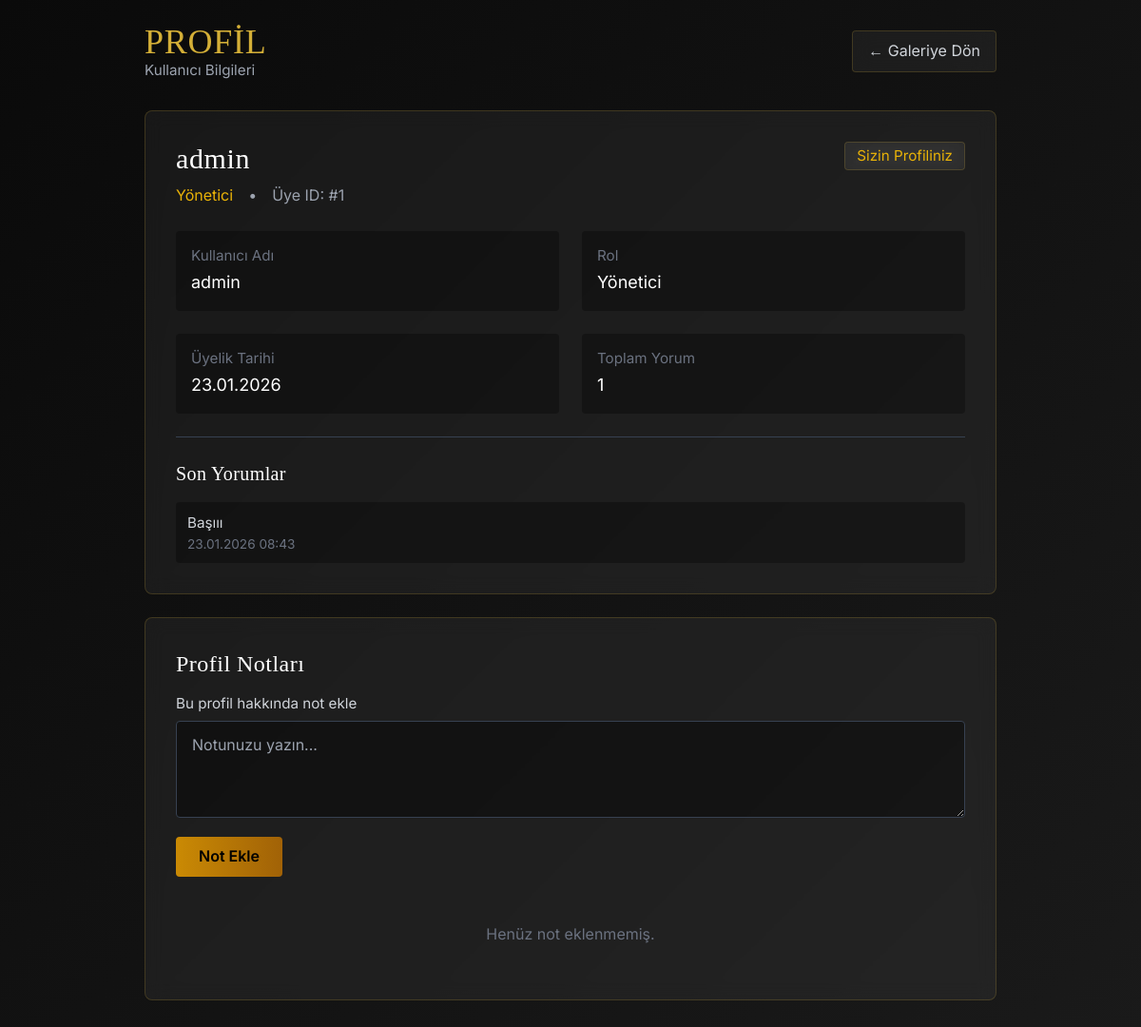
Page /pages/profile.php (signed in) on the earlier database version.
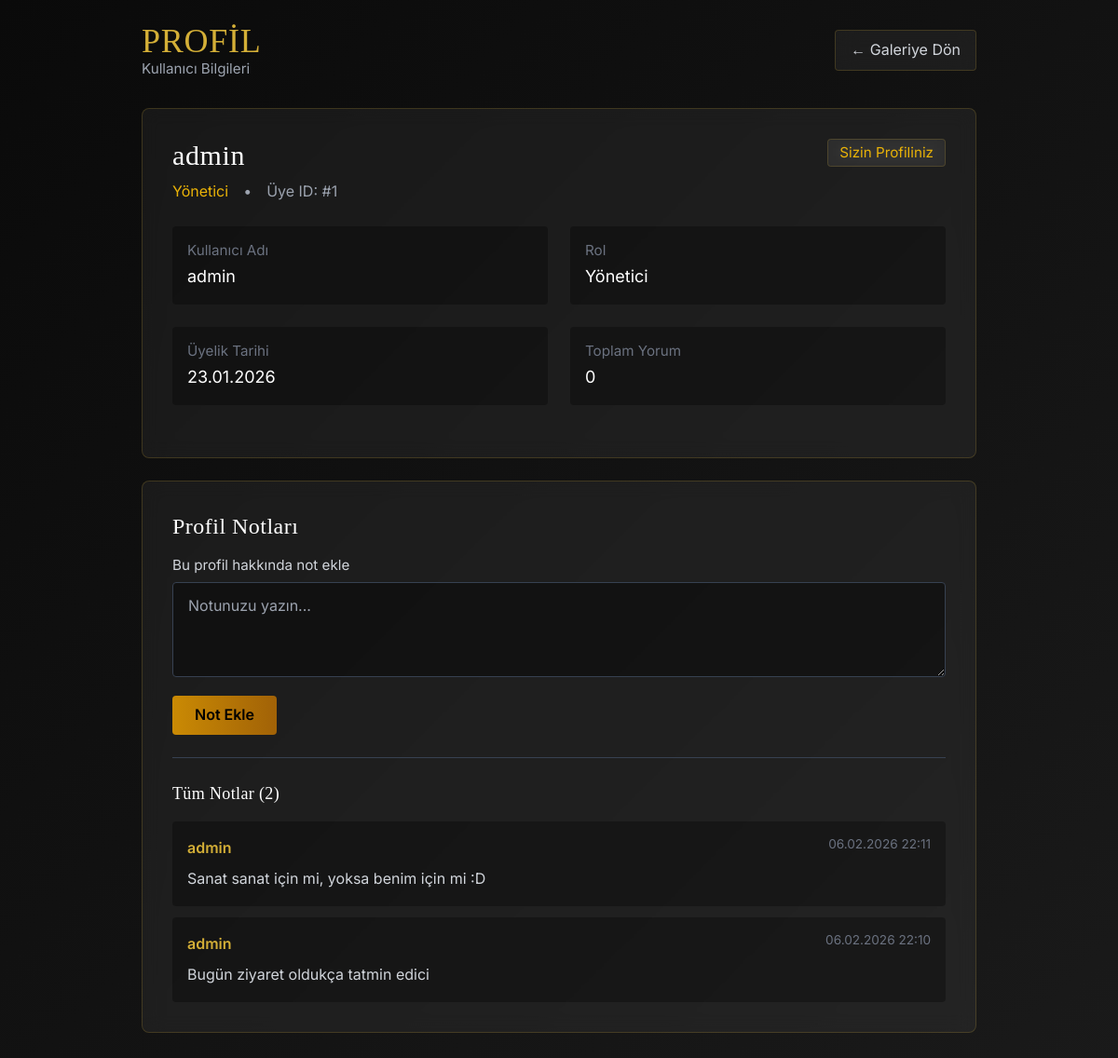
Same page on the later database version.
### tables this page shows
CREATE TABLE `users` (
  `id` int(11) NOT NULL,
  `username` varchar(50) NOT NULL,
  `password` varchar(255) NOT NULL,
  `role` varchar(20) DEFAULT 'member',
  `created_at` timestamp NOT NULL DEFAULT current_timestamp()
);

CREATE TABLE `comments` (
  `id` int(11) NOT NULL,
  `artwork_id` int(11) NOT NULL,
  `username` varchar(50) NOT NULL,
  `comment` text NOT NULL,
  `created_at` timestamp NOT NULL DEFAULT current_timestamp()
);

CREATE TABLE `profile_notes` (
  `id` int(11) NOT NULL,
  `profile_user_id` int(11) NOT NULL,
  `note_author` varchar(50) NOT NULL,
  `note` text NOT NULL,
  `created_at` timestamp NOT NULL DEFAULT current_timestamp()
);

### pages/profile.php (the view, shortened to what this page needs)
<?php
require_once '../includes/db_connect.php';
try {
    $pdo->exec("CREATE TABLE IF NOT EXISTS profile_notes (
        id INT AUTO_INCREMENT PRIMARY KEY,
        profile_user_id INT NOT NULL,
        note_author VARCHAR(50) NOT NULL,
        note TEXT NOT NULL,
        created_at TIMESTAMP DEFAULT CURRENT_TIMESTAMP
    )");
} catch(PDOException $e) {
}
$user_id = isset($_GET['id']) ? $_GET['id'] : 1;
try {
    $stmt = $pdo->prepare("SELECT id, username, role, created_at FROM users WHERE id = ?");
    $stmt->execute([$user_id]);
    $profile = $stmt->fetch(PDO::FETCH_ASSOC);
} catch(PDOException $e) {
    $error = "Profil yüklenirken hata oluştu";
}
$comments = [];
if($profile) {
    $stmt = $pdo->prepare("SELECT c.*, c.created_at FROM comments c WHERE c.username = ? ORDER BY c.created_at DESC LIMIT 10");
    $stmt->execute([$profile['username']]);
    $comments = $stmt->fetchAll(PDO::FETCH_ASSOC);
}
$profile_notes = [];
if($profile) {
    $stmt = $pdo->prepare("SELECT * FROM profile_notes WHERE profile_user_id = ? ORDER BY created_at DESC");
    $stmt->execute([$profile['id']]);
    $profile_notes = $stmt->fetchAll(PDO::FETCH_ASSOC);
}
$current_user_stmt = $pdo->prepare("SELECT id FROM users WHERE username = ?");
$current_user_stmt->execute([$_SESSION['username']]);
$current_user = $current_user_stmt->fetch(PDO::FETCH_ASSOC);
?>
<!DOCTYPE html>
<html lang="tr">
<head>
    <script src="https://cdn.tailwindcss.com"></script>
    <link rel="stylesheet" href="../assets/css/style.css">
</head>
<body class="min-h-screen p-6">
    <div class="max-w-4xl mx-auto">
        <div class="flex justify-between items-center mb-8 fade-in">
            <div>
                <h1 class="text-4xl font-light gold-text">PROFİL</h1>
                <p class="text-gray-400 text-sm">Kullanıcı Bilgileri</p>
            </div>
            <a href="dashboard.php" class="glass px-4 py-2 rounded text-gray-300 hover:bg-gray-800 transition">
                ← Galeriye Dön
            </a>
        </div>
        <?php if(isset($error)): ?>
            <div class="alert alert-error mb-6">
                <?php echo $error; ?>
            </div>
        <?php else: ?>
            <div class="glass rounded-lg p-8 mb-6 fade-in">
                <div class="flex items-start justify-between mb-6">
                    <div>
                        <h2 class="text-3xl font-light text-white mb-2"><?php echo htmlspecialchars($profile['username']); ?></h2>
                        <div class="flex items-center gap-4 text-gray-400">
                            <span class="<?php echo $profile['role'] == 'admin' ? 'text-yellow-500' : 'text-gray-400'; ?>">
                                <?php echo $profile['role'] == 'admin' ? 'Yönetici' : 'Koleksiyoner'; ?>
                            </span>
                            <span>•</span>
                            <span>Üye ID: #<?php echo $profile['id']; ?></span>
                        </div>
                    </div>
                    <?php if($current_user['id'] == $profile['id']): ?>
                        <span class="glass px-3 py-1 rounded text-yellow-500 text-sm">Sizin Profiliniz</span>
                    <?php endif; ?>
                </div>
                <div class="grid grid-cols-1 md:grid-cols-2 gap-6 mb-6">
                    <div class="bg-black/30 rounded p-4">
                        <p class="text-gray-500 text-sm mb-1">Kullanıcı Adı</p>
                        <p class="text-white text-lg"><?php echo htmlspecialchars($profile['username']); ?></p>
                    </div>
                    <div class="bg-black/30 rounded p-4">
                        <p class="text-gray-500 text-sm mb-1">Rol</p>
                        <p class="text-white text-lg"><?php echo $profile['role'] == 'admin' ? 'Yönetici' : 'Üye'; ?></p>
                    </div>
                    <div class="bg-black/30 rounded p-4">
                        <p class="text-gray-500 text-sm mb-1">Üyelik Tarihi</p>
                        <p class="text-white text-lg"><?php echo date('d.m.Y', strtotime($profile['created_at'])); ?></p>
                    </div>
                    <div class="bg-black/30 rounded p-4">
                        <p class="text-gray-500 text-sm mb-1">Toplam Yorum</p>
                        <p class="text-white text-lg"><?php echo count($comments); ?></p>
                    </div>
                </div>
                <?php if(count($comments) > 0): ?>
                <div class="border-t border-gray-700 pt-6">
                    <h3 class="text-xl font-light text-white mb-4">Son Yorumlar</h3>
                    <div class="space-y-3">
                        <?php foreach($comments as $comment): ?>
                        <div class="bg-black/30 rounded p-3">
                            <p class="text-gray-300 text-sm mb-1"><?php echo $comment['comment']; ?></p>
                            <p class="text-gray-500 text-xs"><?php echo date('d.m.Y H:i', strtotime($comment['created_at'])); ?></p>
                        </div>
                        <?php endforeach; ?>
                    </div>
                </div>
                <?php endif; ?>
            </div>
            <div class="glass rounded-lg p-8 mb-6 fade-in">
                <h3 class="text-2xl font-light text-white mb-4">Profil Notları</h3>
                <form method="POST" class="mb-6">
                    <div class="mb-3">
                        <label class="block text-gray-300 text-sm mb-2">Bu profil hakkında not ekle</label>
                        <textarea name="profile_note" rows="3" placeholder="Notunuzu yazın..." required
                                  class="w-full bg-black/40 border border-gray-700 rounded px-4 py-3 text-white focus:border-yellow-600 focus:outline-none"></textarea>
                    </div>
                    <button type="submit"
                            class="bg-gradient-to-r from-yellow-600 to-yellow-700 hover:from-yellow-500 hover:to-yellow-600 text-black font-semibold px-6 py-2 rounded transition-all">
                        Not Ekle
                    </button>
                </form>
                <?php if(count($profile_notes) > 0): ?>
                <div class="border-t border-gray-700 pt-6">
                    <h4 class="text-lg font-light text-white mb-4">Tüm Notlar (<?php echo count($profile_notes); ?>)</h4>
                    <div class="space-y-3">
                        <?php foreach($profile_notes as $note): ?>
                        <div class="bg-black/30 rounded p-4">
                            <div class="flex items-start justify-between mb-2">
                                <span class="gold-text font-semibold"><?php echo $note['note_author']; ?></span>
                                <span class="text-gray-500 text-xs"><?php echo date('d.m.Y H:i', strtotime($note['created_at'])); ?></span>
                            </div>
                            <p class="text-gray-300"><?php echo $note['note']; ?></p>
                        </div>
                        <?php endforeach; ?>
                    </div>
                </div>
                <?php else: ?>
                <div class="text-center py-6">
                    <p class="text-gray-500">Henüz not eklenmemiş.</p>
                </div>
                <?php endif; ?>
            </div>
        <?php endif; ?>
    </div>
</body>
</html>

### assets/css/style.css (style rules this page uses)
body { background: linear-gradient(135deg, #0a0a0a 0%, #1a1a1a 100%); font-family: 'Inter', 'Segoe UI', -apple-system, BlinkMacSystemFont, sans-serif; margin: 0; padding: 0; min-height: 100vh; font-size: 16px; }
.glass { background: rgba(255, 255, 255, 0.05); backdrop-filter: blur(10px); border: 1px solid rgba(212, 175, 55, 0.2); transition: all 0.3s ease; }
.gold-text { color: #D4AF37; }
h1, h2, h3, h4, h5, h6 { font-family: 'Cinzel', 'Georgia', serif; font-weight: 500; letter-spacing: 0.02em; }
h1 { font-size: 2.5rem; }
h2 { font-size: 2rem; }
h3 { font-size: 1.5rem; }
p, span, div, input, textarea, button { font-family: 'Inter', 'Segoe UI', sans-serif; font-size: 1rem; line-height: 1.6; }
.text-sm { font-size: 0.95rem !important; }
.text-xs { font-size: 0.85rem !important; }
.gold-text, .text-3xl, .text-4xl, .text-5xl, .text-7xl { font-variant-numeric: lining-nums; font-feature-settings: "lnum" 1; }
input[type="text"], input[type="password"], textarea { background: rgba(0, 0, 0, 0.4); border: 1px solid #4a4a4a; color: white; transition: all 0.3s ease; }
.fade-in { animation: fadeIn 0.6s ease-out; }

Differences in the rows shown:
no longer on this page (row edited): comments: comment "Başııı", created_at "23.01.2026 08:43"
added profile_notes: note_author "admin", created_at "06.02.2026 22:11", note "Sanat sanat için mi, yoksa benim için mi :D"
added profile_notes: note_author "admin", created_at "06.02.2026 22:10", note "Bugün ziyaret oldukça tatmin edici"
Other differences:
count($comments): "1" → "0"
count($profile_notes): (not shown) → "2"
text no longer shown: "Son Yorumlar Henüz not eklenmemiş."
text now shown: "Tüm Notlar ( )"
